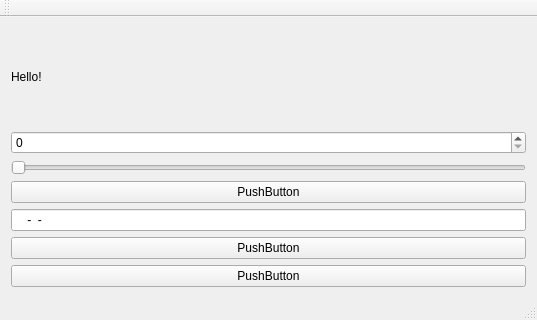
<?xml version="1.0" encoding="UTF-8"?>
<ui version="4.0">
 <class>MainWindow</class>
 <widget class="QMainWindow" name="MainWindow">
  <property name="geometry">
   <rect>
    <x>0</x>
    <y>0</y>
    <width>537</width>
    <height>320</height>
   </rect>
  </property>
  <property name="windowTitle">
   <string>MainWindow</string>
  </property>
  <widget class="QWidget" name="centralWidget">
   <layout class="QVBoxLayout" name="verticalLayout">
    <item>
     <widget class="QLabel" name="label">
      <property name="text">
       <string>Hello!</string>
      </property>
     </widget>
    </item>
    <item>
     <widget class="QSpinBox" name="spinBox"/>
    </item>
    <item>
     <widget class="QSlider" name="horizontalSlider">
      <property name="orientation">
       <enum>Qt::Horizontal</enum>
      </property>
     </widget>
    </item>
    <item>
     <widget class="QPushButton" name="pushButton_3">
      <property name="text">
       <string>PushButton</string>
      </property>
     </widget>
    </item>
    <item>
     <widget class="QLineEdit" name="lineEdit">
      <property name="inputMask">
       <string>9999-xx-99</string>
      </property>
     </widget>
    </item>
    <item>
     <widget class="QPushButton" name="pushButton">
      <property name="text">
       <string>PushButton</string>
      </property>
     </widget>
    </item>
    <item>
     <widget class="QPushButton" name="pushButton_2">
      <property name="text">
       <string>PushButton</string>
      </property>
     </widget>
    </item>
   </layout>
  </widget>
  <widget class="QMenuBar" name="menuBar">
   <property name="geometry">
    <rect>
     <x>0</x>
     <y>0</y>
     <width>537</width>
     <height>22</height>
    </rect>
   </property>
  </widget>
  <widget class="QToolBar" name="mainToolBar">
   <attribute name="toolBarArea">
    <enum>TopToolBarArea</enum>
   </attribute>
   <attribute name="toolBarBreak">
    <bool>false</bool>
   </attribute>
  </widget>
  <widget class="QStatusBar" name="statusBar"/>
 </widget>
 <layoutdefault spacing="6" margin="11"/>
 <resources/>
 <connections>
  <connection>
   <sender>horizontalSlider</sender>
   <signal>valueChanged(int)</signal>
   <receiver>spinBox</receiver>
   <slot>setValue(int)</slot>
   <hints>
    <hint type="sourcelabel">
     <x>153</x>
     <y>128</y>
    </hint>
    <hint type="destinationlabel">
     <x>161</x>
     <y>92</y>
    </hint>
   </hints>
  </connection>
 </connections>
</ui>
